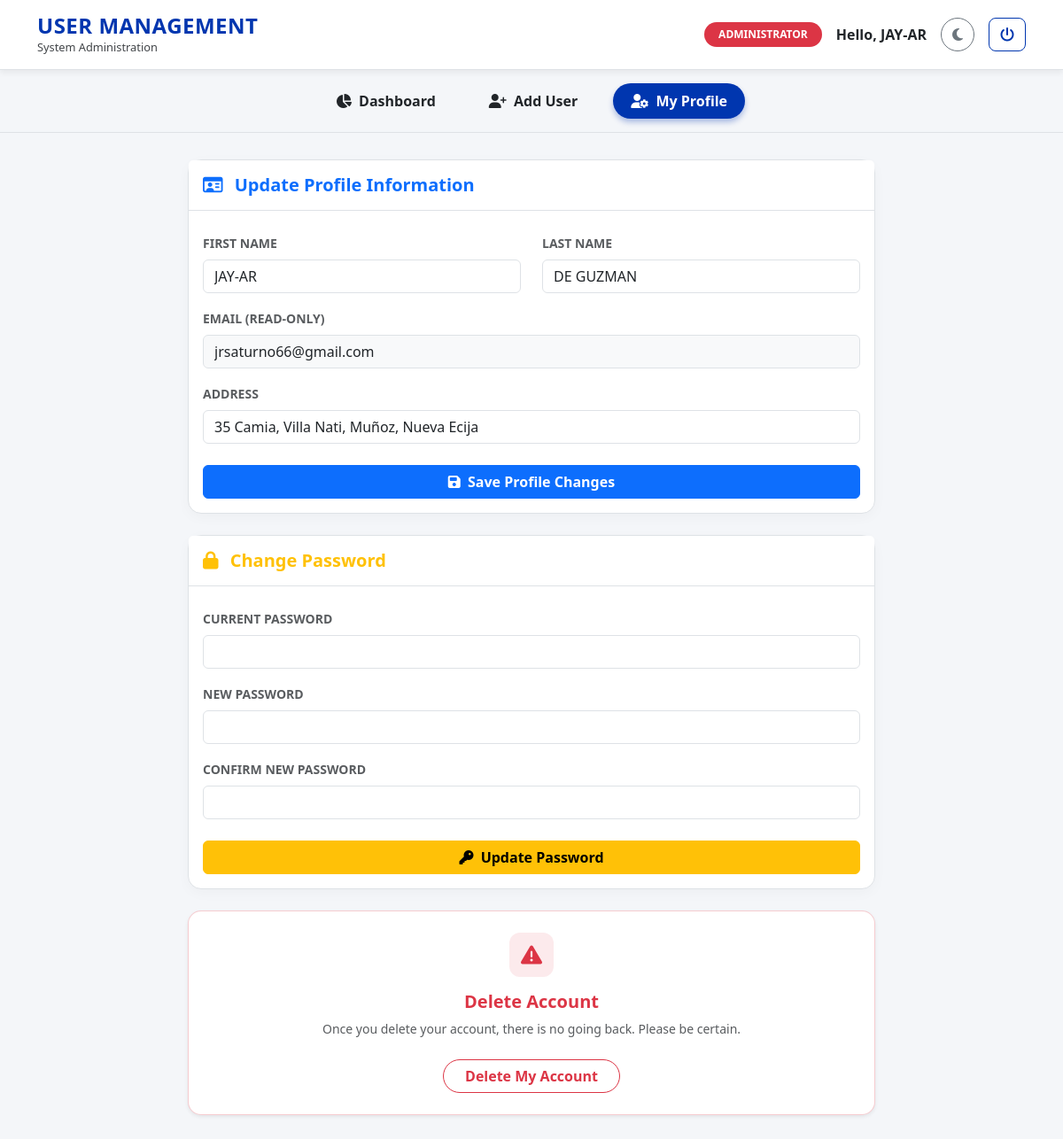
The app's page /profile.php (signed in) with its own data.
### tables this page shows
CREATE TABLE `users` (
  `id` int(11) NOT NULL,
  `first_name` varchar(150) NOT NULL,
  `last_name` varchar(150) NOT NULL,
  `email` varchar(150) NOT NULL,
  `password` varchar(150) NOT NULL,
  `gender` enum('Male','Female','Other') NOT NULL,
  `role` enum('admin','user') NOT NULL,
  `address` varchar(150) NOT NULL,
  `status` enum('active','inactive') DEFAULT 'active',
  `login_attempts` int(11) NOT NULL,
  `created_at` timestamp NOT NULL DEFAULT current_timestamp()
);

### includes/User.php (called while the page is built, shortened)
<?php
class User {
    private $db;
    public function __construct($dbConnection) {
        $this->db = $dbConnection;
    }
    public function getUserById($id) {
        try {
            $stmt = $this->db->prepare("SELECT * FROM users WHERE id = ?");
            $stmt->execute([$id]);
            return $stmt->fetch();
        } catch (PDOException $e) {
            return null;
        }
    }
}
?>

### profile.php (the view, shortened to what this page needs)
<?php
require 'includes/User.php';
$database = new Database();
$db = $database->getConnection();
$userObj = new User($db);
$user_id = $_SESSION['user_id'];
$is_admin = ($_SESSION['role'] === 'admin');
$user_data = $userObj->getUserById($user_id);
?>
<!DOCTYPE html>
<html lang="en">
<head>
    <link rel="stylesheet" href="https://cdn.jsdelivr.net/npm/bootstrap@5.3.8/dist/css/bootstrap.min.css">
    <link rel="stylesheet" href="https://cdnjs.cloudflare.com/ajax/libs/font-awesome/6.5.0/css/all.min.css">
    <link rel="stylesheet" href="assets/dashboard.css">
</head>
<body>
    <header class="header">
        <div class="container d-flex justify-content-between align-items-center">
            <div class="brand-text">
                <h4>USER MANAGEMENT</h4>
                <p><?php echo $is_admin ? 'System Administration' : 'User Portal'; ?></p>
            </div>
            <div class="d-flex align-items-center gap-3">
                <span class="badge rounded-pill <?php echo $is_admin ? 'badge-role-admin' : 'badge-role-user'; ?> px-3 py-2">
                    <?php echo $is_admin ? 'ADMINISTRATOR' : 'USER'; ?>
                </span>
                <span class="fw-bold text-dark">Hello, <?php echo htmlspecialchars($_SESSION['user_name']); ?></span>
                <button id="themeToggleBtn" class="btn btn-outline-secondary rounded-circle d-flex align-items-center justify-content-center" style="width: 38px; height: 38px;" title="Toggle Dark/Light Mode">
                    <i id="themeIcon" class="fa-solid fa-moon"></i>
                </button>
                <a href="logout.php" class="btn btn-logout text-decoration-none" title="Logout"><i class="fa-solid fa-power-off"></i></a>
            </div>
        </div>
    </header>
    <ul class="nav nav-pills custom-navbar">
        <?php if ($is_admin): ?>
            <li class="nav-item"><a class="nav-link" href="admin_dashboard.php"><i class="fa-solid fa-chart-pie me-1"></i> Dashboard</a></li>
            <li class="nav-item"><a class="nav-link" href="add_user.php"><i class="fa-solid fa-user-plus me-1"></i> Add User</a></li>
        <?php else: ?>
            <li class="nav-item"><a class="nav-link" href="user_dashboard.php"><i class="fa-solid fa-house-user me-1"></i> Dashboard</a></li>
        <?php endif; ?>
        <li class="nav-item"><a class="nav-link active" href="profile.php"><i class="fa-solid fa-user-gear me-1"></i> My Profile</a></li>
    </ul>
    <div class="container pb-5" style="max-width: 800px;">
        <div class="card stat-card mb-4">
            <div class="card-header bg-white py-3 border-0">
                <h5 class="mb-0 fw-bold text-primary"><i class="fa-regular fa-id-card me-2"></i> Update Profile Information</h5>
            </div>
            <div class="card-body border-top pt-4">
                <form method="POST">
                    <div class="row">
                        <div class="col-md-6 mb-3">
                            <label class="form-label text-muted small fw-bold">FIRST NAME</label>
                            <input type="text" name="first_name" class="form-control" value="<?php echo htmlspecialchars($user_data['first_name']); ?>" required>
                        </div>
                        <div class="col-md-6 mb-3">
                            <label class="form-label text-muted small fw-bold">LAST NAME</label>
                            <input type="text" name="last_name" class="form-control" value="<?php echo htmlspecialchars($user_data['last_name']); ?>" required>
                        </div>
                    </div>
                    <div class="mb-3">
                        <label class="form-label text-muted small fw-bold">EMAIL (READ-ONLY)</label>
                        <input type="email" class="form-control bg-light" value="<?php echo htmlspecialchars($user_data['email']); ?>" readonly>
                    </div>
                    <div class="mb-4">
                        <label class="form-label text-muted small fw-bold">ADDRESS</label>
                        <input type="text" name="address" class="form-control" value="<?php echo htmlspecialchars($user_data['address']); ?>" required>
                    </div>
                    <button type="submit" name="update_profile" class="btn btn-primary w-100 fw-semibold"><i class="fa-solid fa-floppy-disk me-1"></i> Save Profile Changes</button>
                </form>
            </div>
        </div>
        <div class="card stat-card mb-4">
            <div class="card-header bg-white py-3 border-0">
                <h5 class="mb-0 fw-bold text-warning"><i class="fa-solid fa-lock me-2"></i> Change Password</h5>
            </div>
            <div class="card-body border-top pt-4">
                <form method="POST">
                    <div class="mb-3">
                        <label class="form-label text-muted small fw-bold">CURRENT PASSWORD</label>
                        <input type="password" name="current_password" class="form-control" required>
                    </div>
                    <div class="mb-3">
                        <label class="form-label text-muted small fw-bold">NEW PASSWORD</label>
                        <input type="password" name="new_password" class="form-control" required>
                    </div>
                    <div class="mb-4">
                        <label class="form-label text-muted small fw-bold">CONFIRM NEW PASSWORD</label>
                        <input type="password" name="confirm_new_password" class="form-control" required>
                    </div>
                    <button type="submit" name="change_password" class="btn btn-warning w-100 fw-semibold"><i class="fa-solid fa-key me-1"></i> Update Password</button>
                </form>
            </div>
        </div>
        <div class="card stat-card border border-danger border-opacity-25 shadow-sm mb-5">
            <div class="card-body text-center py-4">
                <div class="icon-box bg-danger bg-opacity-10 text-danger mx-auto mb-3"><i class="fa-solid fa-triangle-exclamation"></i></div>
                <h5 class="text-danger fw-bold mb-2">Delete Account</h5>
                <p class="text-muted small px-3">Once you delete your account, there is no going back. Please be certain.</p>
                <form method="POST" onsubmit="return confirm('Are you absolutely sure you want to delete your account? This action cannot be undone.');">
                    <button type="submit" name="delete_account" class="btn btn-outline-danger px-4 rounded-pill fw-semibold mt-2">Delete My Account</button>
                </form>
            </div>
        </div>
    </div>
</body>
</html>

### assets/dashboard.css (style rules this page uses)
:root { --primary: #0036af; --header-bg: #ffffff; --card-bg: #ffffff; --body-bg: #f4f6f9; --nav-link-hover: rgba(0, 54, 175, 0.1); }
body { background-color: var(--body-bg); font-family: 'Segoe UI', Tahoma, Geneva, Verdana, sans-serif; min-height: 100vh; display: flex; flex-direction: column; transition: background-color 0.3s ease, color 0.3s ease; }
.header { background: var(--header-bg); padding: 15px 0; box-shadow: 0 4px 6px rgba(0, 0, 0, 0.05); border-bottom: 1px solid var(--bs-border-color); transition: background-color 0.3s ease; }
.brand-text h4 { margin: 0; font-weight: 700; letter-spacing: 0.5px; color: var(--primary); }
.brand-text p { margin: 0; font-size: 0.8rem; opacity: 0.85; }
.btn-logout { color: var(--primary); border: 1px solid var(--primary); transition: all 0.3s ease; border-radius: 8px; padding: 6px 12px; }
.custom-navbar { background: transparent; display: flex; justify-content: center; padding: 15px 0; border-bottom: 1px solid var(--bs-border-color); margin-bottom: 30px; }
.custom-navbar .nav-link { font-weight: 600; margin: 0 10px; border-radius: 50px; padding: 8px 20px; transition: 0.2s; color: var(--bs-body-color); }
.custom-navbar .nav-link.active { background-color: var(--primary); color: white; box-shadow: 0 4px 6px rgba(0, 54, 175, 0.3); }
.stat-card { background: var(--card-bg); border: 1px solid var(--bs-border-color); border-radius: 15px; box-shadow: 0 4px 15px rgba(0, 0, 0, 0.03); transition: transform 0.2s, background-color 0.3s ease; }
.icon-box { width: 50px; height: 50px; border-radius: 12px; display: flex; align-items: center; justify-content: center; font-size: 1.5rem; }
.badge-role-admin { background-color: #dc3545; color: white; }

### records on screen
users: first_name "JAY-AR", last_name "DE GUZMAN", email "jrsaturno66@gmail.com", address "35 Camia, Villa Nati, Muñoz, Nueva Ecija"

### other values on screen
$_SESSION['user_name'] "JAY-AR"
